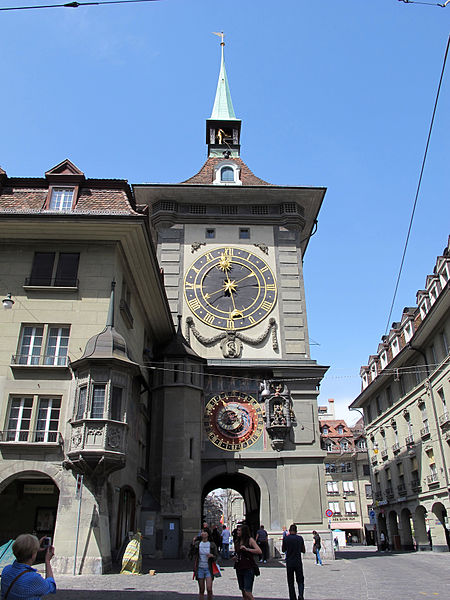
%> input picture Assignment2/code/pics/left.jpg, 450 x 600 px
$ octave main1.m   (GNU Octave 9; MATLAB toolbox functions it lacks are replaced by stand-ins)
%> lines starting %> are read from the running program, lines starting %| are printed output that depends on the picture
### Assignment2/code/eightPointsAlgorithm.m
function [F] = eightPointsAlgorithm(x1,x2)
% function Fundamental_Matrix =Eight_Point_Algorithm(x1,x2)
% Calculates the Fundamental matrix between two views from the normalized 8 point algorithm
% Inputs:
%               x1      3xN     homogeneous coordinates of matched points in view 1
%               x2      3xN     homogeneous coordinates of matched points in view 2
% Outputs:
%               F       3x3     Fundamental matrix

N = size(x1,2);

% Construct transformation matrices to normalize the coordinates
T1 = normalizationMatrix(x1);
T2 = normalizationMatrix(x2);

% Normalize inputs
x1 = T1*x1;
x2 = T2*x2;

% Construct matrix A encoding the constraints on x1 and x2
A = [x2(1,:)'.*x1(1,:)',x2(1,:)'.*x1(2,:)',x2(1,:)',x2(2,:)'.*x1(1,:)',...
    x2(2,:)'.*x1(2,:)',x2(2,:)',x1(1,:)',x1(2,:)',ones(N,1)];

% Solve for f using SVD
[U,S,V] = svd(A);
F = reshape(V(:,9), 3, 3)';

% Enforce that rank(F)=2
[U,S,V] = svd(F);
S(3,3) = 0;
F = U*S*V';

% Transform back
F = T2'*F*T1;

### Assignment2/code/normalizationMatrix.m
function [ T ] = normalizationMatrix( x )
%NORMALIZATIONMATRIX Returns the transformation matrix used to normalize
%the inputs x
%   Normalization corresponds to subtraicting mean-position and postiions
%   have a mean distance of sqrt(2) to the centre

x2d = x(1:2,:);
n = size(x,2);

% Get centroid and mean-distance to centroid
centre = mean(x2d,2);
meanDist = mean(sqrt(sum((x2d-repmat(centre,[1,n])).^2)));

% Construct transformation matrix
T = [sqrt(2)/meanDist, 0, -centre(1)*sqrt(2)/meanDist;...
     0, sqrt(2)/meanDist, -centre(2)*sqrt(2)/meanDist;...
     0, 0, 1];
end

### Assignment2/code/main1.m
% clear all
%close all
clc

maxSize = 500;
% We assume images have the same size
left = mean(single(imread('pics/left.jpg')),3);
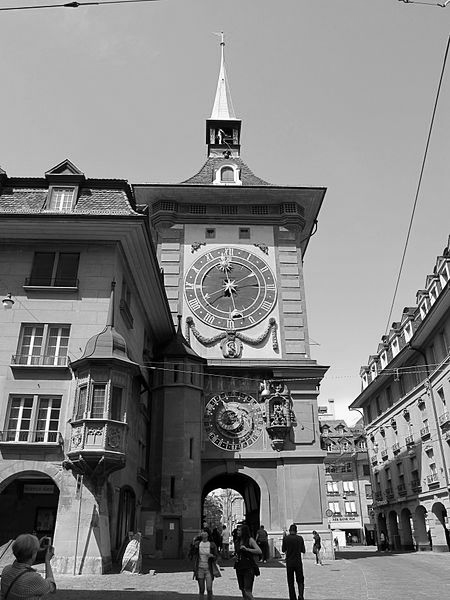
%> left: size 600x450 single; min 0, max 255, mean 128.8
[M N] = size(left);
%> M = 600; N = 450
ratio = max(M,N)/maxSize;
%> ratio = 1.2
left = imresize(left,1/ratio);
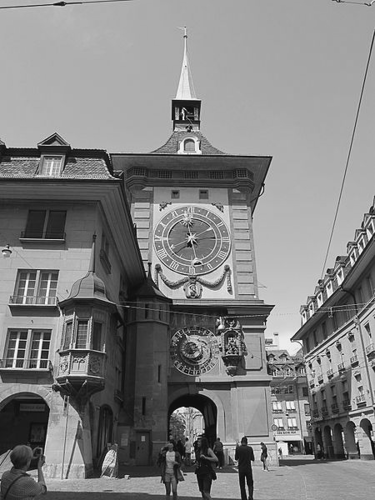
%> left: size 500x375 single; min -17.13, max 269.2, mean 128.8; drawn with min black and max white

right = mean(single(imread('pics/right.jpg')),3);
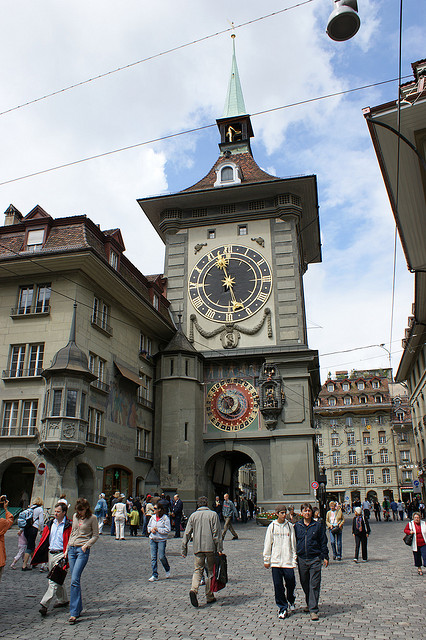
%> input picture Assignment2/code/pics/right.jpg, 426 x 640 px
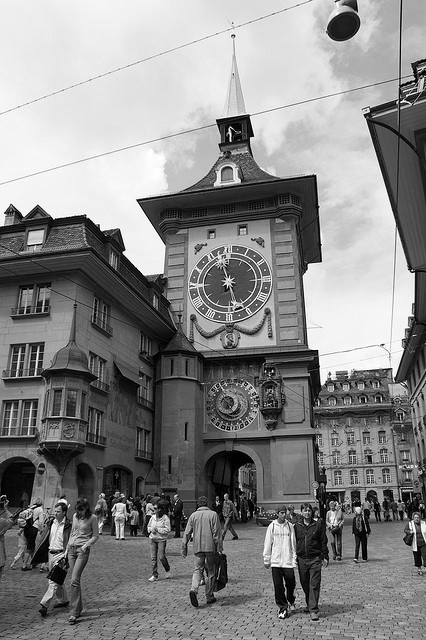
%> right: size 640x426 single; min 0, max 255, mean 135.6
right = imresize(right,1/ratio);
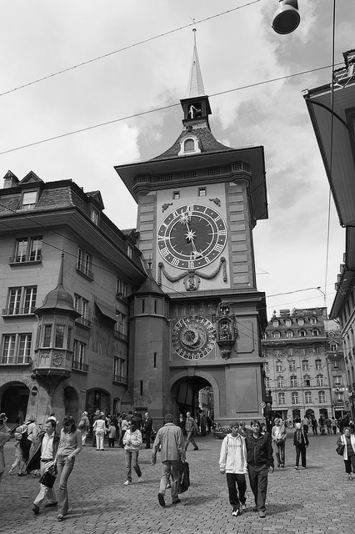
%> right: size 534x355 single; min -6.88, max 264.5, mean 135.6; drawn with min black and max white

[rows cols] = size(left);
%> rows = 500; cols = 375

h = figure(1);
clf;
subl = subplot(1,2,1);
imLeft = imagesc(left);
colormap(gray)
title('Left Image');

subr = subplot(1,2,2);
imRight = imagesc(right);
colormap(gray)
title('Right Image');

% Number of corresponding points.
numPoints = 32;
% Set to true to save the points in the file savedPoints.mat.
savePoints = true;
% Set to true to select new points even if a the file savedPoints.mat
% exists.
selectNewPoints  = false;

if exist('savedPoints.mat','file') && ~selectNewPoints
    load('savedPoints.mat')
else
    % My code

    % Tag the images
    set(imLeft, 'Tag', 'l');
    set(imRight, 'Tag', 'r');

    [leftPoints,rightPoints] = getPointsFromUser(numPoints);

    if savePoints
        save('savedPoints.mat','leftPoints','rightPoints');
    end
end

% Computing the fundamental matrix
F = eightPointsAlgorithm(leftPoints,rightPoints);
%> (the run ends here)
